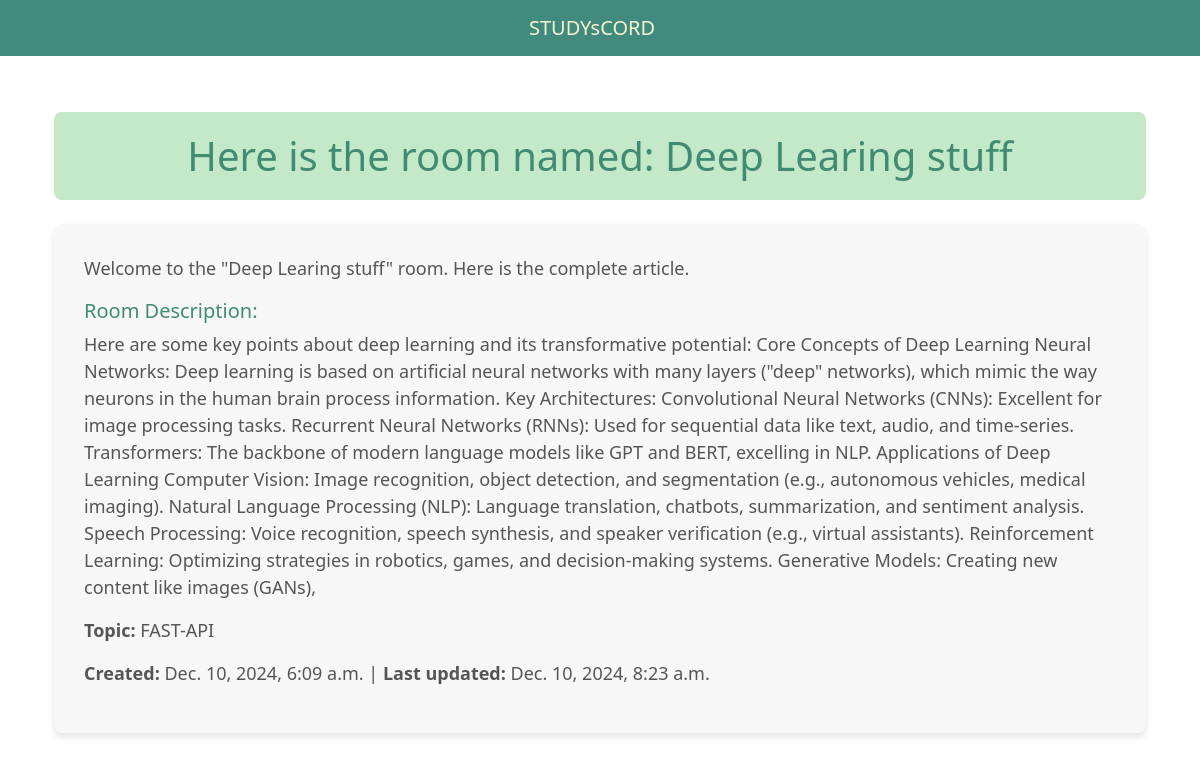
Page /room/2/ on the committed database.
### base/models.py (models this page shows, shortened)
class Room(models.Model):
    host=models.ForeignKey(User,on_delete=models.SET_NULL,null=True)
    topic=models.ForeignKey(Topic,on_delete=models.SET_NULL,null=True)
    name = models.CharField(max_length=200)
    description = models.TextField(null=True, blank = True)
    updated = models.DateTimeField(auto_now=True)
    created = models.DateTimeField(auto_now_add=True)
    class Meta:
        ordering=['-updated','-created']

class Topic(models.Model):
    name = models.CharField(max_length=200)

### base/views.py (the view)
# urls.py: path('room/<str:pk>/',views.room,name='room'),
def room(request,pk):
    room=Room.objects.get(id=pk)
    context={'room':room}
    return render(request,'base/room.html',context)

### base/templates/base/room.html
{% extends 'main.html' %}
{% block content %}
    <div class="container mt-5">
        <h1 class="text-center" style="color: #418b73; background-color: #c3e9c8; padding: 20px; border-radius: 8px;">
            Here is the room named: {{ room.name }}
        </h1>
        <div class="mt-4" style="background-color: #f7f7f7; padding: 30px; border-radius: 8px; box-shadow: 0 4px 6px rgba(0,0,0,0.1);">
            <p style="font-size: 18px; line-height: 1.6; color: #555;">
                Welcome to the "{{ room.name }}" room. Here is the complete article.
            </p>
            <h5 style="font-size: 20px; color: #418b73;">Room Description:</h5>
            <p style="font-size: 18px; color: #555;">
                {{ room.description }}
            </p>
            <p style="font-size: 18px; color: #555;">
                <strong>Topic:</strong> {{ room.topic.name }}
            </p>
            <p style="font-size: 18px; color: #555;">
                <strong>Created:</strong> {{ room.created }} | <strong>Last updated:</strong> {{ room.updated }}
            </p>
        </div>
    </div>
{% endblock content %}

### templates/main.html (style rules this page uses)
body { padding-top: 4rem; }

### rows in the picture
Room: name "Deep Learing stuff", description "Here are some key points about deep learning and its transformative potential: Core Concepts of Deep Learning Neural Networks: Deep learning is based on artificial neural networks with many layers (\"deep\" networks), which mimic the way neurons in the human brain process information. Key Architectures: Convolutional Neural Networks (CNNs): Excellent for image processing tasks. Recurrent Neural Networks (RNNs): Used for sequential data like text, audio, and time-series. Transformers: The backbone of modern language models like GPT and BERT, excelling in NLP. Applications of Deep Learning Computer Vision: Image recognition, object detection, and segmentation (e.g., autonomous vehicles, medical…", topic.name "FAST-API", created "Dec. 10, 2024, 6:09 a.m.", updated "Dec. 10, 2024, 8:23 a.m."
